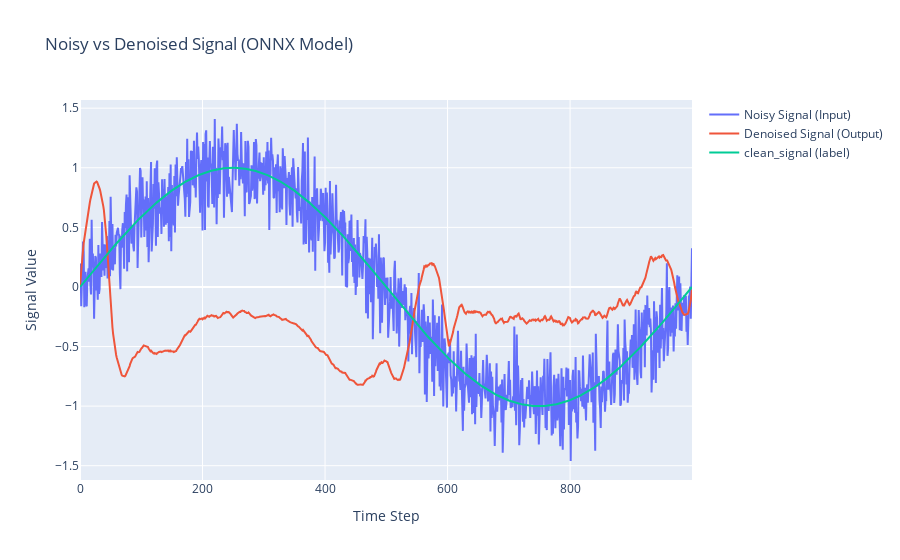

Notebook code for this chart:
### Code cell
# 绘制第一个样本的输入信号和模型输出
fig = go.Figure()

# 第一个样本的输入信号（展平）
fig.add_trace(go.Scatter(
    y=input_data[0].squeeze(),
    mode='lines',
    name='Noisy Signal (Input)'
))

# 第一个样本的模型输出（展平）
fig.add_trace(go.Scatter(
    y=denoised_output[0].squeeze(),
    mode='lines',
    name='Denoised Signal (Output)'
))


# 第一个样本的模型输出（展平）
fig.add_trace(go.Scatter(
    y=clean_signal[0].squeeze(),
    mode='lines',
    name='clean_signal (label)'
))


# 设置图表标题和轴标签
fig.update_layout(
    title="Noisy vs Denoised Signal (ONNX Model)",
    xaxis_title="Time Step",
    yaxis_title="Signal Value"
)

# 显示图表
fig.show()

### Figure 1 — Plotly figure (JSON) as saved in the notebook; plotly's stock layout.template omitted (floating-point values rounded to 4 significant figures; data arrays with more than 128 entries replaced by an {"elided": "..."} marker saying what was removed)
{"data": [{"mode": "lines", "name": "Noisy Signal (Input)", "type": "scatter", "y": {"elided": "1000 float values"}}, {"mode": "lines", "name": "Denoised Signal (Output)", "type": "scatter", "y": {"elided": "1000 float values"}}, {"mode": "lines", "name": "clean_signal (label)", "type": "scatter", "y": {"elided": "1000 float values"}}], "layout": {"title": {"text": "Noisy vs Denoised Signal (ONNX Model)"}, "xaxis": {"title": {"text": "Time Step"}}, "yaxis": {"title": {"text": "Signal Value"}}}}
